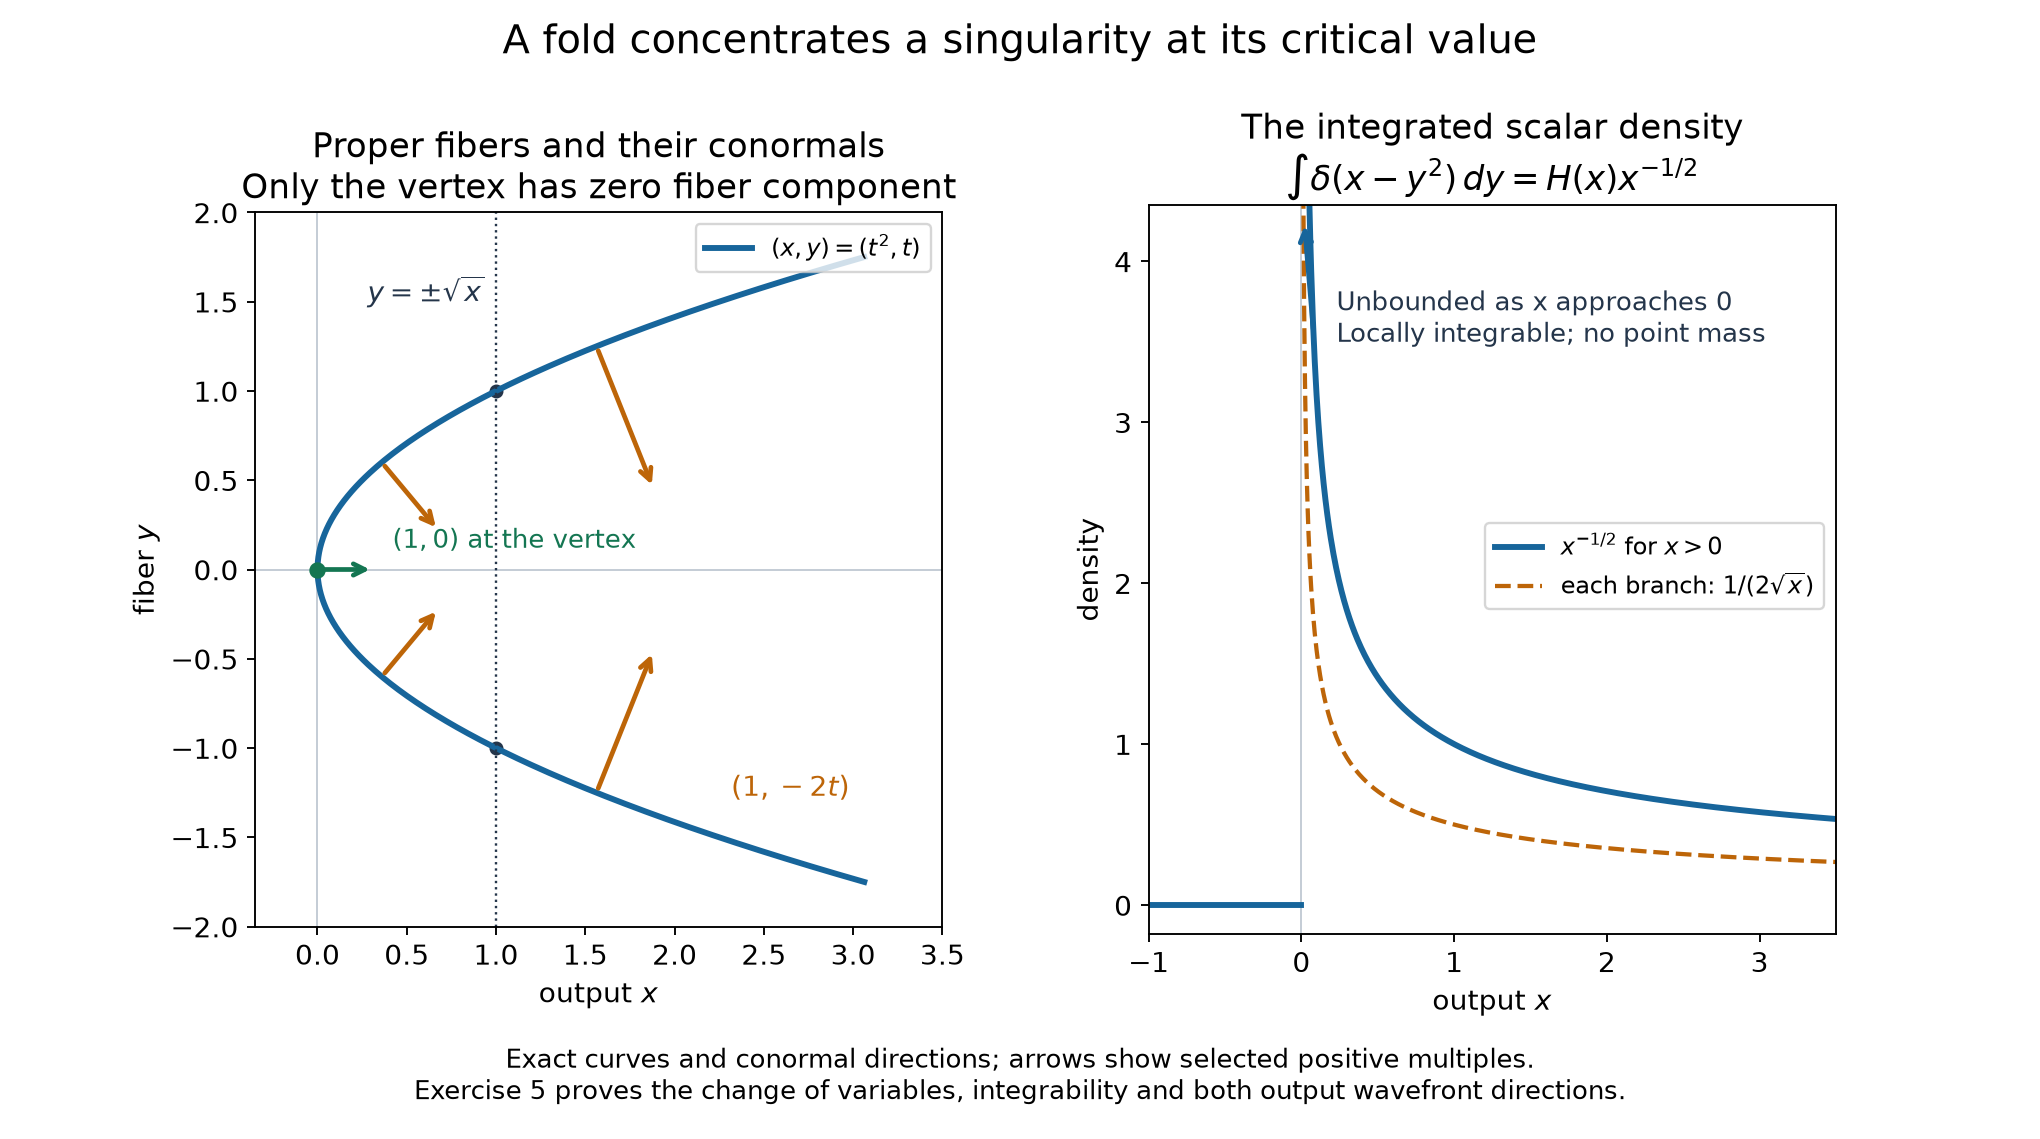

This figure's Python source:
"""Exact proper fold and its integrated density, AN01-U103 Exercise 5; CC0."""
from pathlib import Path
import numpy as np
import matplotlib
matplotlib.use('Agg')
import matplotlib.pyplot as plt
matplotlib.rcParams.update({'font.size':12,'svg.hashsalt':'AN01-U103-proper-fold','text.usetex':False})
D=Path(__file__).resolve().parent
blue='#17659b';orange='#bd6508';green='#147652';dark='#24354a'
fig,axs=plt.subplots(1,2,figsize=(12,6.7))
t=np.linspace(-1.75,1.75,401);ax=axs[0]
ax.axhline(0,color='#c2cbd4',lw=.8);ax.axvline(0,color='#c2cbd4',lw=.8)
ax.plot(t*t,t,color=blue,lw=2.5,label=r'$(x,y)=(t^2,t)$')
for s in [-1.25,-.6,0,.6,1.25]:
 start=np.array([s*s,s]);end=start+.32*np.array([1,-2*s])
 ax.annotate('',xy=end,xytext=start,arrowprops=dict(arrowstyle='->',lw=2,color=green if s==0 else orange))
ax.scatter([0],[0],s=35,color=green,zorder=4)
ax.text(.42,.12,r'$(1,0)$ at the vertex',color=green,fontsize=11)
ax.text(2.65,-1.27,r'$(1,-2t)$',color=orange,ha='center')
ax.axvline(1,color=dark,ls=':',lw=1)
ax.scatter([1,1],[-1,1],s=24,color=dark)
ax.text(.28,1.5,r'$y=\pm\sqrt{x}$',color=dark)
ax.set(xlim=(-.35,3.5),ylim=(-2,2),xlabel=r'output $x$',ylabel=r'fiber $y$')
ax.set_aspect('equal',adjustable='box')
ax.set_title('Proper fibers and their conormals\nOnly the vertex has zero fiber component')
ax.legend(loc='upper right',fontsize=10)
ax=axs[1]
x=np.linspace(.012,3.5,600)
ax.axvline(0,color='#c2cbd4',lw=.8)
ax.plot(x,1/np.sqrt(x),color=blue,lw=2.5,label=r'$x^{-1/2}$ for $x>0$')
ax.plot([-1,0],[0,0],color=blue,lw=2.5)
ax.plot(x,.5/np.sqrt(x),color=orange,ls='--',lw=1.8,label=r'each branch: $1/(2\sqrt{x})$')
ax.annotate('',xy=(.018,4.25),xytext=(.08,3.55),arrowprops=dict(arrowstyle='->',color=blue,lw=2))
ax.text(.23,3.5,'Unbounded as x approaches 0\nLocally integrable; no point mass',fontsize=11,color=dark)
ax.set(xlim=(-1,3.5),ylim=(-.18,4.35),xlabel=r'output $x$',ylabel='density')
ax.set_title('The integrated scalar density\n'+r'$\int\delta(x-y^2)\,dy=H(x)x^{-1/2}$')
ax.legend(loc='upper right',bbox_to_anchor=(1,.58),fontsize=10)
fig.suptitle('A fold concentrates a singularity at its critical value',fontsize=17,y=.98)
fig.text(.5,.035,'Exact curves and conormal directions; arrows show selected positive multiples.\nExercise 5 proves the change of variables, integrability and both output wavefront directions.',ha='center',fontsize=11)
fig.subplots_adjust(top=.82,bottom=.18,wspace=.3)
fig.savefig(D/'proper-fiber-fold.svg',metadata={'Date':None})
fig.savefig(D/'proper-fiber-fold.png',dpi=170)
plt.close(fig)
svg=D/'proper-fiber-fold.svg'
svg.write_bytes(('\n'.join(line.rstrip() for line in svg.read_text(encoding='utf-8').splitlines())+'\n').encode())
